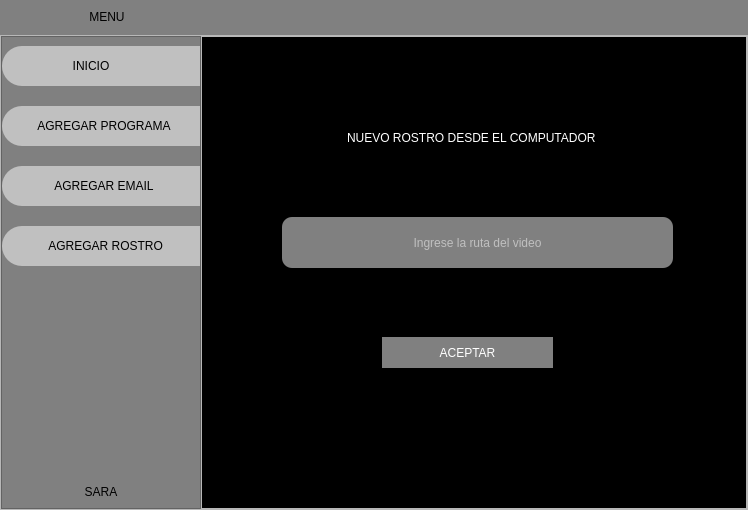
<?xml version="1.0" encoding="UTF-8"?>
<ui version="4.0">
 <class>MainWindow</class>
 <widget class="QMainWindow" name="MainWindow">
  <property name="geometry">
   <rect>
    <x>0</x>
    <y>0</y>
    <width>748</width>
    <height>510</height>
   </rect>
  </property>
  <property name="minimumSize">
   <size>
    <width>400</width>
    <height>0</height>
   </size>
  </property>
  <property name="windowTitle">
   <string>MainWindow</string>
  </property>
  <property name="styleSheet">
   <string notr="true"/>
  </property>
  <widget class="QWidget" name="centralwidget">
   <layout class="QVBoxLayout" name="verticalLayout">
    <property name="spacing">
     <number>0</number>
    </property>
    <property name="leftMargin">
     <number>0</number>
    </property>
    <property name="topMargin">
     <number>0</number>
    </property>
    <property name="rightMargin">
     <number>0</number>
    </property>
    <property name="bottomMargin">
     <number>0</number>
    </property>
    <item>
     <widget class="QFrame" name="frame_superior">
      <property name="minimumSize">
       <size>
        <width>0</width>
        <height>35</height>
       </size>
      </property>
      <property name="maximumSize">
       <size>
        <width>16777215</width>
        <height>50</height>
       </size>
      </property>
      <property name="styleSheet">
       <string notr="true">
QFrame{
border-top-left-radius: 20px;
border-bottom-left-radius: 20px;

background-color: rgb(128, 128, 128);

}
</string>
      </property>
      <property name="frameShape">
       <enum>QFrame::StyledPanel</enum>
      </property>
      <property name="frameShadow">
       <enum>QFrame::Raised</enum>
      </property>
      <layout class="QHBoxLayout" name="horizontalLayout_8">
       <property name="spacing">
        <number>0</number>
       </property>
       <property name="leftMargin">
        <number>2</number>
       </property>
       <property name="topMargin">
        <number>0</number>
       </property>
       <property name="rightMargin">
        <number>2</number>
       </property>
       <property name="bottomMargin">
        <number>0</number>
       </property>
       <item alignment="Qt::AlignLeft">
        <widget class="QPushButton" name="bt_menu">
         <property name="minimumSize">
          <size>
           <width>200</width>
           <height>0</height>
          </size>
         </property>
         <property name="maximumSize">
          <size>
           <width>200</width>
           <height>16777215</height>
          </size>
         </property>
         <property name="styleSheet">
          <string notr="true">QPushButton{
background-color: #808080;
font: 87 12pt &quot;Arial Black&quot;;
border-radius:0px;
}

QPushButton:hover{
background-color: white;
font: 87 12pt &quot;Arial Black&quot;;

}
</string>
         </property>
         <property name="text">
          <string>    MENU </string>
         </property>
         <property name="icon">
          <iconset>
           <normaloff>barra-de-menus.png</normaloff>barra-de-menus.png</iconset>
         </property>
         <property name="iconSize">
          <size>
           <width>32</width>
           <height>32</height>
          </size>
         </property>
         <property name="autoDefault">
          <bool>false</bool>
         </property>
         <property name="default">
          <bool>false</bool>
         </property>
         <property name="flat">
          <bool>false</bool>
         </property>
        </widget>
       </item>
       <item>
        <spacer name="horizontalSpacer">
         <property name="orientation">
          <enum>Qt::Horizontal</enum>
         </property>
         <property name="sizeHint" stdset="0">
          <size>
           <width>265</width>
           <height>20</height>
          </size>
         </property>
        </spacer>
       </item>
       <item alignment="Qt::AlignRight">
        <widget class="QPushButton" name="bt_minimizar">
         <property name="minimumSize">
          <size>
           <width>35</width>
           <height>35</height>
          </size>
         </property>
         <property name="styleSheet">
          <string notr="true">QPushButton{
border:0px;
}

QPushButton:hover{
border:5px solid #C0C0C0;
background-color:#FF0000;

}
</string>
         </property>
         <property name="text">
          <string/>
         </property>
         <property name="icon">
          <iconset>
           <normaloff>minimizar.png</normaloff>minimizar.png</iconset>
         </property>
         <property name="iconSize">
          <size>
           <width>32</width>
           <height>32</height>
          </size>
         </property>
         <property name="flat">
          <bool>false</bool>
         </property>
        </widget>
       </item>
       <item alignment="Qt::AlignRight">
        <widget class="QPushButton" name="bt_restaurar">
         <property name="maximumSize">
          <size>
           <width>35</width>
           <height>35</height>
          </size>
         </property>
         <property name="styleSheet">
          <string notr="true">QPushButton{
border:0px;

}

QPushButton:hover{
border:5px solid #C0C0C0;
background-color:#FF0000;

}
</string>
         </property>
         <property name="text">
          <string/>
         </property>
         <property name="icon">
          <iconset>
           <normaloff>restaurar.png</normaloff>restaurar.png</iconset>
         </property>
         <property name="iconSize">
          <size>
           <width>30</width>
           <height>30</height>
          </size>
         </property>
        </widget>
       </item>
       <item alignment="Qt::AlignRight">
        <widget class="QPushButton" name="bt_maximizar">
         <property name="maximumSize">
          <size>
           <width>35</width>
           <height>35</height>
          </size>
         </property>
         <property name="styleSheet">
          <string notr="true">QPushButton{
border:0px;

}

QPushButton:hover{
border:5px solid #C0C0C0;
background-color:#FF0000;

}
</string>
         </property>
         <property name="text">
          <string/>
         </property>
         <property name="icon">
          <iconset>
           <normaloff>maximizar.png</normaloff>maximizar.png</iconset>
         </property>
         <property name="iconSize">
          <size>
           <width>32</width>
           <height>32</height>
          </size>
         </property>
        </widget>
       </item>
       <item alignment="Qt::AlignRight">
        <widget class="QPushButton" name="bt_cerrar">
         <property name="maximumSize">
          <size>
           <width>35</width>
           <height>16777215</height>
          </size>
         </property>
         <property name="styleSheet">
          <string notr="true">QPushButton{
border:0px;

}

QPushButton:hover{
border:5px solid #C0C0C0;
background-color:red;

}
</string>
         </property>
         <property name="text">
          <string/>
         </property>
         <property name="icon">
          <iconset>
           <normaloff>cerrar.png</normaloff>cerrar.png</iconset>
         </property>
         <property name="iconSize">
          <size>
           <width>32</width>
           <height>32</height>
          </size>
         </property>
        </widget>
       </item>
      </layout>
     </widget>
    </item>
    <item>
     <widget class="QFrame" name="frame_inferior">
      <property name="styleSheet">
       <string notr="true"/>
      </property>
      <property name="frameShape">
       <enum>QFrame::StyledPanel</enum>
      </property>
      <property name="frameShadow">
       <enum>QFrame::Raised</enum>
      </property>
      <layout class="QHBoxLayout" name="horizontalLayout">
       <property name="spacing">
        <number>0</number>
       </property>
       <property name="leftMargin">
        <number>0</number>
       </property>
       <property name="topMargin">
        <number>0</number>
       </property>
       <property name="rightMargin">
        <number>0</number>
       </property>
       <property name="bottomMargin">
        <number>0</number>
       </property>
       <item alignment="Qt::AlignLeft">
        <widget class="QFrame" name="frame_lateral">
         <property name="minimumSize">
          <size>
           <width>200</width>
           <height>0</height>
          </size>
         </property>
         <property name="maximumSize">
          <size>
           <width>0</width>
           <height>16777215</height>
          </size>
         </property>
         <property name="layoutDirection">
          <enum>Qt::LeftToRight</enum>
         </property>
         <property name="autoFillBackground">
          <bool>false</bool>
         </property>
         <property name="styleSheet">
          <string notr="true">
QFrame{
background-color:#808080;
}



QPushButton{
background-color: #C0C0C0;
border-top-left-radius: 20px;
border-bottom-left-radius: 20px;

font: 75 12pt &quot;Arial Narrow&quot;;
	
}

QPushButton:hover{
background-color: white;
border-top-left-radius: 20px;
border-bottom-left-radius: 20px;

font: 75 12pt &quot;Arial Narrow&quot;;
}</string>
         </property>
         <property name="frameShape">
          <enum>QFrame::StyledPanel</enum>
         </property>
         <property name="frameShadow">
          <enum>QFrame::Plain</enum>
         </property>
         <layout class="QVBoxLayout" name="verticalLayout_2">
          <property name="spacing">
           <number>20</number>
          </property>
          <property name="leftMargin">
           <number>0</number>
          </property>
          <property name="rightMargin">
           <number>0</number>
          </property>
          <property name="bottomMargin">
           <number>9</number>
          </property>
          <item>
           <widget class="QPushButton" name="bt_inicio">
            <property name="minimumSize">
             <size>
              <width>0</width>
              <height>40</height>
             </size>
            </property>
            <property name="contextMenuPolicy">
             <enum>Qt::DefaultContextMenu</enum>
            </property>
            <property name="layoutDirection">
             <enum>Qt::LeftToRight</enum>
            </property>
            <property name="text">
             <string>       INICIO             </string>
            </property>
            <property name="icon">
             <iconset>
              <normaloff>inteligencia-artificial.png</normaloff>inteligencia-artificial.png</iconset>
            </property>
            <property name="iconSize">
             <size>
              <width>32</width>
              <height>32</height>
             </size>
            </property>
           </widget>
          </item>
          <item>
           <widget class="QPushButton" name="bt_uno">
            <property name="minimumSize">
             <size>
              <width>0</width>
              <height>40</height>
             </size>
            </property>
            <property name="toolTipDuration">
             <number>0</number>
            </property>
            <property name="styleSheet">
             <string notr="true"/>
            </property>
            <property name="text">
             <string>  AGREGAR PROGRAMA</string>
            </property>
            <property name="icon">
             <iconset>
              <normaloff>programming.png</normaloff>programming.png</iconset>
            </property>
            <property name="iconSize">
             <size>
              <width>32</width>
              <height>32</height>
             </size>
            </property>
           </widget>
          </item>
          <item>
           <widget class="QPushButton" name="bt_dos">
            <property name="minimumSize">
             <size>
              <width>0</width>
              <height>40</height>
             </size>
            </property>
            <property name="styleSheet">
             <string notr="true"/>
            </property>
            <property name="text">
             <string>  AGREGAR EMAIL</string>
            </property>
            <property name="icon">
             <iconset>
              <normaloff>email.png</normaloff>email.png</iconset>
            </property>
            <property name="iconSize">
             <size>
              <width>32</width>
              <height>32</height>
             </size>
            </property>
           </widget>
          </item>
          <item>
           <widget class="QPushButton" name="bt_tres">
            <property name="minimumSize">
             <size>
              <width>0</width>
              <height>40</height>
             </size>
            </property>
            <property name="styleSheet">
             <string notr="true"/>
            </property>
            <property name="text">
             <string>   AGREGAR ROSTRO</string>
            </property>
            <property name="icon">
             <iconset>
              <normaloff>face-detection.png</normaloff>face-detection.png</iconset>
            </property>
            <property name="iconSize">
             <size>
              <width>32</width>
              <height>32</height>
             </size>
            </property>
           </widget>
          </item>
          <item>
           <spacer name="verticalSpacer">
            <property name="orientation">
             <enum>Qt::Vertical</enum>
            </property>
            <property name="sizeHint" stdset="0">
             <size>
              <width>20</width>
              <height>40</height>
             </size>
            </property>
           </spacer>
          </item>
          <item>
           <widget class="QLabel" name="label_2">
            <property name="styleSheet">
             <string notr="true">font: italic 15pt &quot;Vivaldi&quot;;</string>
            </property>
            <property name="text">
             <string>SARA</string>
            </property>
            <property name="alignment">
             <set>Qt::AlignCenter</set>
            </property>
           </widget>
          </item>
         </layout>
        </widget>
       </item>
       <item>
        <widget class="QFrame" name="frame_contenedor">
         <property name="styleSheet">
          <string notr="true"/>
         </property>
         <property name="frameShape">
          <enum>QFrame::StyledPanel</enum>
         </property>
         <property name="frameShadow">
          <enum>QFrame::Raised</enum>
         </property>
         <property name="lineWidth">
          <number>1</number>
         </property>
         <layout class="QVBoxLayout" name="verticalLayout_3" stretch="0">
          <property name="spacing">
           <number>0</number>
          </property>
          <property name="leftMargin">
           <number>0</number>
          </property>
          <property name="topMargin">
           <number>0</number>
          </property>
          <property name="rightMargin">
           <number>0</number>
          </property>
          <property name="bottomMargin">
           <number>0</number>
          </property>
          <item>
           <widget class="QStackedWidget" name="stackedWidget">
            <property name="minimumSize">
             <size>
              <width>0</width>
              <height>0</height>
             </size>
            </property>
            <property name="styleSheet">
             <string notr="true">background-color: rgb(0, 0, 0);</string>
            </property>
            <property name="frameShape">
             <enum>QFrame::NoFrame</enum>
            </property>
            <property name="frameShadow">
             <enum>QFrame::Plain</enum>
            </property>
            <property name="lineWidth">
             <number>0</number>
            </property>
            <property name="currentIndex">
             <number>3</number>
            </property>
            <widget class="QWidget" name="page">
             <layout class="QVBoxLayout" name="verticalLayout_9">
              <item>
               <widget class="QLabel" name="label">
                <property name="styleSheet">
                 <string notr="true">background-color: rgb(0, 0, 0);</string>
                </property>
                <property name="text">
                 <string/>
                </property>
                <property name="pixmap">
                 <pixmap>gifJarvis.gif</pixmap>
                </property>
                <property name="scaledContents">
                 <bool>false</bool>
                </property>
                <property name="alignment">
                 <set>Qt::AlignCenter</set>
                </property>
                <property name="indent">
                 <number>0</number>
                </property>
               </widget>
              </item>
              <item>
               <widget class="QLineEdit" name="lineEdit_textAV">
                <property name="maximumSize">
                 <size>
                  <width>300</width>
                  <height>16777215</height>
                 </size>
                </property>
                <property name="styleSheet">
                 <string notr="true">color: rgb(255, 0, 0);
background-color: rgb(128, 128, 128);</string>
                </property>
                <property name="alignment">
                 <set>Qt::AlignCenter</set>
                </property>
               </widget>
              </item>
             </layout>
            </widget>
            <widget class="QWidget" name="page_uno">
             <widget class="QLineEdit" name="lineEdit">
              <property name="geometry">
               <rect>
                <x>170</x>
                <y>110</y>
                <width>191</width>
                <height>41</height>
               </rect>
              </property>
              <property name="styleSheet">
               <string notr="true">font: 87 16pt &quot;Arial Black&quot;;
background-color: rgb(0, 0, 0);
color: rgb(255, 255, 255);
border:None;</string>
              </property>
              <property name="text">
               <string>NUEVO PROGRAMA</string>
              </property>
              <property name="alignment">
               <set>Qt::AlignCenter</set>
              </property>
             </widget>
             <widget class="QLineEdit" name="lineEdit_NewProgram">
              <property name="geometry">
               <rect>
                <x>70</x>
                <y>190</y>
                <width>391</width>
                <height>51</height>
               </rect>
              </property>
              <property name="styleSheet">
               <string notr="true">color: rgb(255, 255, 255);
font: 14pt &quot;Arial&quot;;
background-color: rgb(128, 128, 128);
border-radius:10px;
border:None;</string>
              </property>
              <property name="alignment">
               <set>Qt::AlignCenter</set>
              </property>
              <property name="placeholderText">
               <string>Ingrese la ruta del programa</string>
              </property>
             </widget>
             <widget class="QPushButton" name="pushButton_NewProg">
              <property name="geometry">
               <rect>
                <x>180</x>
                <y>310</y>
                <width>171</width>
                <height>31</height>
               </rect>
              </property>
              <property name="styleSheet">
               <string notr="true">QPushButton{
font: 87 16pt &quot;Arial Black&quot;;
background-color: rgb(128, 128, 128);
color: rgb(255, 255, 255);
border:None;

}

QPushButton:hover{
border:5px solid #C0C0C0;
background-color:green;

}</string>
              </property>
              <property name="text">
               <string>ACEPTAR</string>
              </property>
             </widget>
            </widget>
            <widget class="QWidget" name="page_dos">
             <widget class="QLineEdit" name="lineEdit_3">
              <property name="geometry">
               <rect>
                <x>160</x>
                <y>110</y>
                <width>191</width>
                <height>41</height>
               </rect>
              </property>
              <property name="styleSheet">
               <string notr="true">font: 87 16pt &quot;Arial Black&quot;;
background-color: rgb(0, 0, 0);
color: rgb(255, 255, 255);
border:None;</string>
              </property>
              <property name="text">
               <string>NUEVO EMAIL</string>
              </property>
              <property name="alignment">
               <set>Qt::AlignCenter</set>
              </property>
             </widget>
             <widget class="QLineEdit" name="lineEdit_NewMail">
              <property name="geometry">
               <rect>
                <x>70</x>
                <y>200</y>
                <width>391</width>
                <height>51</height>
               </rect>
              </property>
              <property name="styleSheet">
               <string notr="true">color: rgb(255, 255, 255);
font: 14pt &quot;Arial&quot;;
background-color: rgb(128, 128, 128);
border-radius:10px;
border:None;</string>
              </property>
              <property name="alignment">
               <set>Qt::AlignCenter</set>
              </property>
              <property name="placeholderText">
               <string>Ingrese el nuevo e-mail</string>
              </property>
             </widget>
             <widget class="QPushButton" name="pushButton_NewMail">
              <property name="geometry">
               <rect>
                <x>180</x>
                <y>320</y>
                <width>171</width>
                <height>31</height>
               </rect>
              </property>
              <property name="styleSheet">
               <string notr="true">QPushButton{
font: 87 16pt &quot;Arial Black&quot;;
background-color: rgb(128, 128, 128);
color: rgb(255, 255, 255);
border:None;

}

QPushButton:hover{
border:5px solid #C0C0C0;
background-color:green;

}</string>
              </property>
              <property name="text">
               <string>ACEPTAR</string>
              </property>
             </widget>
            </widget>
            <widget class="QWidget" name="page_tres">
             <widget class="QLineEdit" name="lineEdit_NuevoRostro">
              <property name="geometry">
               <rect>
                <x>50</x>
                <y>80</y>
                <width>441</width>
                <height>41</height>
               </rect>
              </property>
              <property name="styleSheet">
               <string notr="true">font: 87 16pt &quot;Arial Black&quot;;
background-color: rgb(0, 0, 0);
color: rgb(255, 255, 255);
border:None;</string>
              </property>
              <property name="text">
               <string>NUEVO ROSTRO DESDE EL COMPUTADOR</string>
              </property>
              <property name="alignment">
               <set>Qt::AlignCenter</set>
              </property>
             </widget>
             <widget class="QLineEdit" name="lineEdit_NewProgram_Texto">
              <property name="geometry">
               <rect>
                <x>80</x>
                <y>180</y>
                <width>391</width>
                <height>51</height>
               </rect>
              </property>
              <property name="styleSheet">
               <string notr="true">color: rgb(255, 255, 255);
font: 14pt &quot;Arial&quot;;
background-color: rgb(128, 128, 128);
border-radius:10px;
border:None;</string>
              </property>
              <property name="alignment">
               <set>Qt::AlignCenter</set>
              </property>
              <property name="placeholderText">
               <string>Ingrese la ruta del video</string>
              </property>
             </widget>
             <widget class="QPushButton" name="pushButton_NewRostro">
              <property name="geometry">
               <rect>
                <x>180</x>
                <y>300</y>
                <width>171</width>
                <height>31</height>
               </rect>
              </property>
              <property name="styleSheet">
               <string notr="true">QPushButton{
font: 87 16pt &quot;Arial Black&quot;;
background-color: rgb(128, 128, 128);
color: rgb(255, 255, 255);
border:None;

}

QPushButton:hover{
border:5px solid #C0C0C0;
background-color:green;

}</string>
              </property>
              <property name="text">
               <string>ACEPTAR</string>
              </property>
             </widget>
            </widget>
           </widget>
          </item>
         </layout>
        </widget>
       </item>
      </layout>
     </widget>
    </item>
   </layout>
  </widget>
 </widget>
 <resources/>
 <connections/>
</ui>
